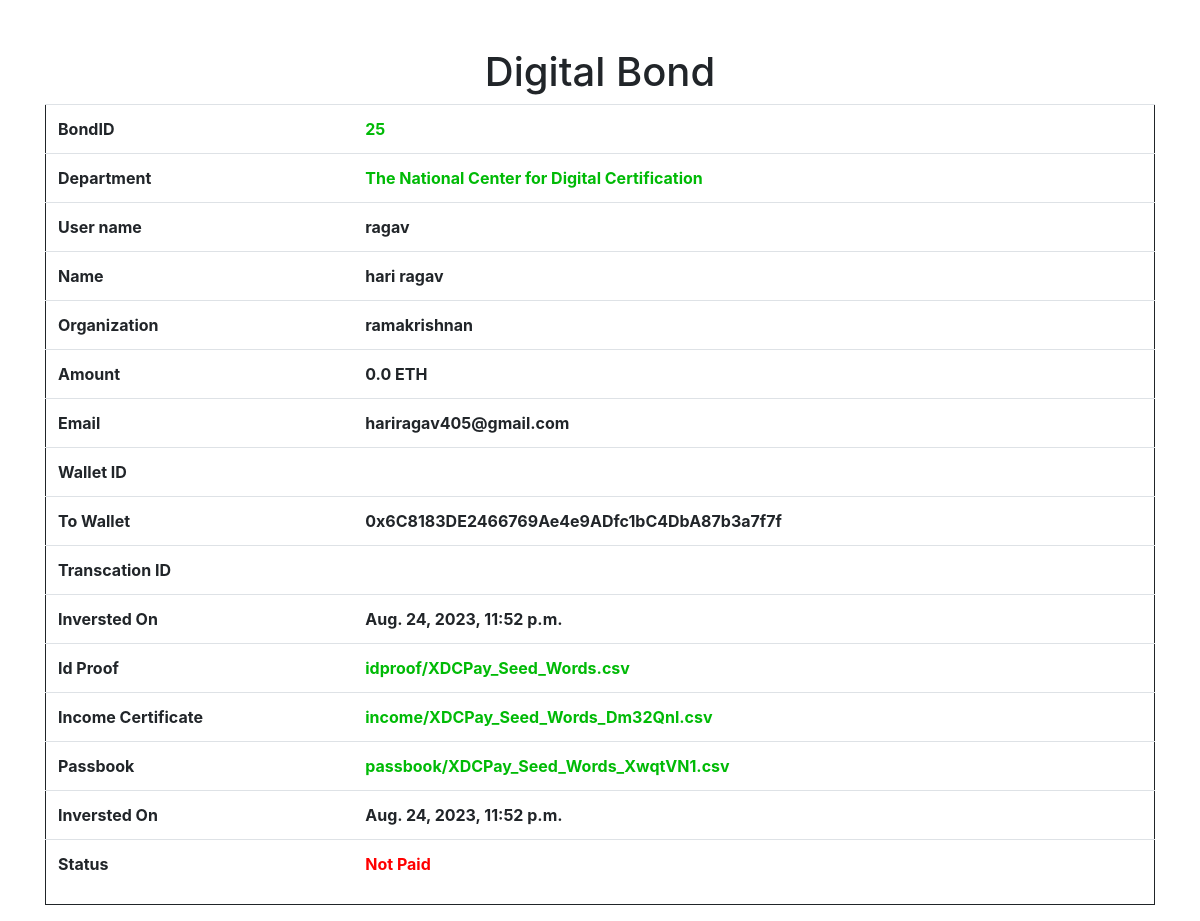
/bond/25 (signed in), run on the app's committed database.
### core/models.py (models this page shows, shortened)
class Inverst(models.Model):
    dept = models.ForeignKey(Department, on_delete=models.CASCADE )
    user = models.ForeignKey(User,on_delete=models.CASCADE)
    name = models.CharField(max_length=255)
    org = models.CharField(max_length=255)
    amount = models.FloatField(default=0.0)
    id_proff = models.FileField(upload_to='idproof/')
    income_certificate = models.FileField(upload_to='income/')
    is_approved = models.BooleanField(default=False)
    email = models.EmailField()
    metamask_id = models.CharField(max_length=255,default='',blank=True)
    transction_hash = models.CharField(max_length=255,blank=True)
    passbook_copy = models.FileField(upload_to='passbook/')
    created = models.DateTimeField(auto_now_add=True)
    class Meta:
        ordering = ['-id']

class Department(models.Model):
    user = models.ForeignKey(User, on_delete=models.CASCADE,default=0)
    name = models.CharField(max_length=255,blank=True,unique=True)
    desc = models.TextField()
    url_img = models.URLField(default="https://upload.wikimedia.org/wikipedia/commons/thumb/d/d1/Image_not_available.png/640px-Image_not_available.png")
    active = models.BooleanField(default=True)
    crisis = models.TextField()
    allocation_amount = models.IntegerField(default=0)
    presentation_url = models.URLField(default="")
    fund = models.FloatField(blank=True,default=0)
    eth = models.FloatField(blank=True,default=0)
    raised = models.BooleanField(default=False)
    email = models.EmailField()
    metamask_id = models.CharField(max_length=255)
    deadline = models.DateField()
    created = models.DateTimeField(auto_now_add=True)
    updated = models.DateTimeField(auto_now_add=True)
    class Meta:
        ordering = ['-id']

class InversterProfile(models.Model):
    user = models.ForeignKey(User, on_delete=models.CASCADE)
    fname = models.CharField(blank=True,max_length=255)
    lname = models.CharField(blank=True,max_length=255)
    profile = models.ImageField(blank=True,upload_to='profile/')
    dob = models.DateField(blank=True)
    email = models.EmailField(blank=True)
    phone = models.IntegerField(blank=True)
    address = models.TextField(blank=True)
    org = models.CharField(max_length=255,blank=True)
    id_proff = models.FileField(upload_to='profileid/',blank=True)
    social_media = models.URLField(default='',blank=True)
    metamask_id = models.CharField(default='',blank=True,max_length=255)
    class Meta:
        ordering = ['-id']

### core/views.py (the view)
# urls.py: path("bond/<int:id>",gen_bond,name='bond'),
@login_required()
def gen_bond(request,id):
    context = {}
    user = request.user
    inverst = Inverst.objects.get(id=id)
    context['inverst'] = inverst
    profile = InversterProfile.objects.get(user=request.user)
    context['profile'] = profile
    return render(request, 'core/bond.html',context)

### templates/core/bond.html (shortened to what this page needs)
<!doctype html>
<html lang="en">
  <head>
    <link rel="stylesheet" href="https://cdn.jsdelivr.net/npm/bootstrap@4.1.3/dist/css/bootstrap.min.css">
  </head>
  <body>
    <br><br>
    <div class="container">
        <h1>Digital Bond</h1>
    </div>
    <div class="container">
        <table class="table">
            <tbody>
                <tr>
                    <th>BondID</th>
                    <th><a href="{% url 'bond' inverst.id %}">{{inverst.id}}</a></th>
                </tr>
            <tr>
                <th>Department</th>
                <th><a href="{% url 'detail' inverst.dept.id %}">{{inverst.dept.name}}</a></th>
            </tr>
            <tr>
                <th>User name</th>
                <th>{{user.username}}</th>
            </tr>
            <tr>
                <th>Name</th>
                <th>{{profile.fname}} {{profile.lname}}</th>
            </tr>
            <tr>
                <th>Organization</th>
                <th>{{inverst.org}}</th>
            </tr>
            <tr>
                <th>Amount</th>
                <th>{{inverst.amount}} ETH</th>
            </tr>
            <tr>
                <th>Email</th>
                <th>{{inverst.email}}</th>
            </tr>
            <tr>
                <th>Wallet ID</th>
                <th>{{inverst.metamask_id}}</th>
            </tr>
            <tr>
                <th>To Wallet</th>
                <th>{{inverst.dept.metamask_id}}</th>
            </tr>
            <tr>
                <th>Transcation ID</th>
                <th>{{inverst.transction_hash}}</th>
            </tr>
            <tr>
                <th>Inversted On</th>
                <th>{{inverst.created}}</th>
            </tr>
            <tr>
                <th>Id Proof</th>
                <th><a href="{{inverst.id_proff}}" download>{{inverst.id_proff.name}}</a></th>
            </tr>
            <tr>
                <th>Income Certificate</th>
                <th><a href="{{inverst.income_certificate}}" download>{{inverst.income_certificate.name}}</a></th>
            </tr>
            <tr>
                <th>Passbook</th>
                <th><a href="{{inverst.passbook_copy}}" download>{{inverst.passbook_copy.name}}</a></th>
            </tr>
           <tr>
                <th>Inversted On</th>
                <th>{{inverst.created}}</th>
            </tr>
            <tr>
                <th>Status</th>
                <th>{%if inverst.is_approved %} <p style="color: green;">Paid</p> {% else %}<p style="color: red;">Not Paid</p>{% endif %}</th>
            </tr>
            </tbody>
        </table>
    </div>
  </body>
</html>

### templates/core/bond.html (style rules this page uses)
body { text-align: center; }
table,tr { text-align: left; border: 1px solid; }
tbody { border: 1px solid; }
a { color: rgb(0, 186, 6) !important; }

### data on the page
Inverst: id "25", dept.name "The National Center for Digital Certification", org "ramakrishnan", amount "0.0", email "hariragav405@gmail.com", dept.metamask_id "0x6C8183DE2466769Ae4e9ADfc1bC4DbA87b3a7f7f", created "Aug. 24, 2023, 11:52 p.m.", id_proff.name "idproof/XDCPay_Seed_Words.csv", income_certificate.name "income/XDCPay_Seed_Words_Dm32Qnl.csv", passbook_copy.name "passbook/XDCPay_Seed_Words_XwqtVN1.csv"
InversterProfile: fname "hari", lname "ragav"

### other printed values
{{ user.username }} "ragav"
